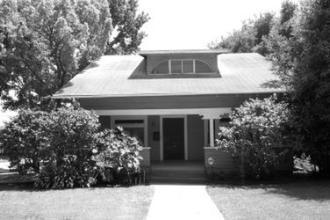
#> input picture models/images/scene_categories/CALsuburb/image_0019.jpg, 330 x 220 px, found by its file name; its folder holds 3 pictures in this run
$ jupyter execute --allow-errors Scene_recognition.ipynb   (shell and % lines are left out)   (Python 2 division)
#> lines starting #> are read from the running program, lines starting #| are printed output that depends on the picture
# Scene Recognition by Combining Local and Global Image Descriptors

**Approach** : We make use of global feature descriptors as well as local feature descriptors simultaneously to represent each image, to improve recognition accuracy. Our basic steps are as follows

**1. Feature Extraction** : From each image, we first extract DAISY features [1] corresponding to the keypoints detected from the image. We make use of the skimage library (scikit-image) [2] for feature extraction. Corresponding to each keypoint in the image, there would be a DAISY descriptor with dimensions controlled by the parameters step size (distance between descriptor sampling points) and radius (describing size of the scanning area). We also extract a standard HOG descriptor corresponding to the entire image at a different granularity (by making use of the parameters pixels_per_cell, cells_per_block and orientations), effectively allowing us to choose features at different scales.

**2. Encoding** : We make use of the local DAISY features corresponding to each keypoints, to perform the encoding. We use the standard "bag-of-visual-words" concept here. Concretely, we apply K-means algorithm to quantize DAISY features into 'K' clusters to form "visual words". Thus, K becomes the size of our vocabulary. Corresponding to each image, we construct a histogram with 'K' as the dimensionality, based on this vocabulary.

**3. Pooling** : We make use of a 2-level pooling scheme. From the DAISY features, we construct a histogram by representing frequency of each visual word in each image. We do this by taking each key point in the image and looking up the cluster_id corresponding to that DAISY descriptor and incrementing the count corresponding to that bin in our histogram. This procedure is effectively a "sum pooling". We do an L2 normalization of the resulting histogram to form a "DAISY histogram feature". For the 2nd level pooling, we take the HOG global descriptor corresponding to each image and do an L2 normalization followed by a concatenation with the corresponding DAISY histogram feature.

**4. Classification** : We make use of the standard SVM classifier with various kernels. We utilize the sckit-learn (sklearn) library [3] for the SVM implementations. We do cross-validation by randomly splitting the dataset into a training and testing set. We construct the "visual vocabulary" as well as training feature vectors from the training split. We report the overall accuracy, confusion-matrix as well as standard information-retrieval statistics such as Precision, Recall and F-measure.

#### REFERENCES ########

[1] Tola, Engin, Vincent Lepetit, and Pascal Fua. "A fast local descriptor for dense matching." Computer Vision and Pattern Recognition, 2008. CVPR 2008. IEEE Conference on. IEEE, 2008.

[2] Van der Walt, Stefan, et al. "scikit-image: image processing in Python." PeerJ 2 (2014): e453.

[3] Pedregosa, Fabian, et al. "Scikit-learn: Machine learning in Python." Journal of Machine Learning Research 12.Oct (2011): 2825-2830.

In case if you find our code to be helpful, please consider citing our paper http://arxiv.org/abs/1702.06850. Wilson, J., Arif, M. (2017). Scene Recognition by Combining Local and Global Image Descriptors. arXiv preprint arXiv:1702.06850.

[cell 1]
### import required libraries ###
### file/folder manipulation ###
from urllib.request import urlretrieve
from os import listdir
from os.path import isfile, join, exists
from zipfile import ZipFile
##for random split of dataset into a training set and a test set ###
from sklearn.model_selection import train_test_split
## image processing routines for feature extraction/transformation##
from skimage.feature import daisy,hog
from skimage import io
from skimage.color import rgb2gray
import skimage
import numpy as np
import pandas as pd
from tqdm import tqdm
import matplotlib.pyplot as plt

from sklearn.cluster import KMeans
from sklearn.cluster import MiniBatchKMeans
from sklearn import svm

from sklearn import metrics
from sklearn.metrics import accuracy_score
from sklearn.metrics import confusion_matrix
from sklearn.metrics import classification_report

import matplotlib.pyplot as plt

#### Download Dataset

[cell 2]
import os
import zipfile

zip_path = "/content/scene_categories.zip"  # Update the path if needed
extract_path = "/content/scene_categories"

# Check if the folder already exists
if not os.path.exists(extract_path):
    print("Extracting scene_categories.zip...")

    with zipfile.ZipFile(zip_path, "r") as zip_ref:
        zip_ref.extractall(extract_path)

    print("Extraction complete!")
else:
    print("Dataset already extracted.")

#### Get all the filenames (including the full path) in a folder as a list.

[cell 3]
import os

def get_filenames(path):
    """Returns a list of file paths in the given directory."""
    return [os.path.join(path, f) for f in os.listdir(path) if os.path.isfile(os.path.join(path, f))]

#> (a cell that did not finish here is left out)

#### Function to extract daisy features as well as hog features from an image

[cell 5]
def extract_daisy_and_hog_features_from_image(
    file_path,
    daisy_step_size=32,
    daisy_radius=32,
    hog_pixels_per_cell=16,
    hog_cells_per_block=1
):
    """Extracts DAISY and HOG features from an image."""

    # Read the image
    img = io.imread(file_path)

    # Convert to grayscale only if it has 3 channels (RGB)
    if len(img.shape) == 3:
        img = rgb2gray(img)

    # Resize the image to a standard size
    img = skimage.transform.resize(img, (300, 250))

    # Extract DAISY features
    descs = daisy(
        img, step=daisy_step_size, radius=daisy_radius, rings=2,
        histograms=8, orientations=8, visualize=False
    )

    # Reshape DAISY descriptors
    descs_num = descs.shape[0] * descs.shape[1]
    daisy_descriptors = descs.reshape(descs_num, descs.shape[2])

    # Extract HOG features
    hog_descriptor = hog(
        img, orientations=8, pixels_per_cell=(hog_pixels_per_cell, hog_pixels_per_cell),
        cells_per_block=(hog_cells_per_block, hog_cells_per_block),
        visualize=False, feature_vector=True
    )

    return daisy_descriptors, hog_descriptor

[cell 6]
from skimage.io import imread
def plot_file(fname):
    """Reads an image file and plots it in grayscale."""
    img_data = imread(fname)

    # Convert to grayscale only if the image has 3 channels (RGB)
    if len(img_data.shape) == 3:
        img_data = rgb2gray(img_data)

    plt.imshow(img_data, cmap='Greys_r')
    plt.axis("off")  # Hide axis for a cleaner look
    plt.show()

[cell 7]
base_path = "/content/scene_categories"

# Correct file path
fname = os.path.join(base_path, "/content/scene_categories/kitchen/image_0001.jpg")

# Plot the image (fixed function)
#> (the rest of this cell did not finish here and is left out)

[cell 8]
img_width = 300
#> img_width = 300
img_height = 250
hog_pixels_per_cell = 16
orientations = 8

print("HOG vector size =", (img_width // hog_pixels_per_cell) * (img_height // hog_pixels_per_cell) * orientations)
#| HOG vector size = 2160

#### Load file names corresponding to each scene category into lists

[cell 9]
category_names = [d for d in os.listdir(base_path) if os.path.isdir(os.path.join(base_path, d))]
# Print category names with their assigned numeric labels
for i, category in enumerate(category_names):
    print(category, "=", i)

print("Total categories:", len(category_names))
# Initialize lists to store image file paths and labels
dataset_filenames = []
dataset_labels = []

# Loop through each category (folder)
for category in category_names:
    category_path = os.path.join(base_path, category)  # Correct path joining
    category_filenames = get_filenames(category_path)  # Get all file paths in that category

    # Assign a label (index of the category in category_names)
    category_labels = np.ones(len(category_filenames)) * category_names.index(category)
    category_labels = category_labels.astype(int)  # Convert labels to integers

    # Add filenames and labels to the dataset lists
    dataset_filenames.extend(category_filenames)
    dataset_labels.extend(category_labels)
#> pass 2 of the loop `for category in category_names:`:

[cell 10]
print ("total dataset size:",len(dataset_filenames))

#### Split into training files and testing files

[cell 11]
train_filenames,test_filenames,train_labels,test_labels=train_test_split(dataset_filenames,dataset_labels,test_size=0.6,random_state=42)
print ('total files in training split:',len(train_filenames))
print ('total files in testing split:',len(test_filenames))

#### Extract features from training datasplit for downstream processing, takes aprox 12 mins for a standard laptop

[cell 12]
training_data_feature_map={} ##map to store daisy feature as well as hog feature for all training datapoints
daisy_descriptor_list=[] ##list to store all daisy descriptors to form our visual vocabulary by clustering
counter=0
for fname in tqdm(train_filenames):
    daisy_features,hog_feature=extract_daisy_and_hog_features_from_image(fname,daisy_step_size=8,daisy_radius=8)
#> in extract_daisy_and_hog_features_from_image, img is the input picture: shape (220, 330); min 0, max 255, mean 127.3
#> in extract_daisy_and_hog_features_from_image, `img = skimage.transform.resize(img, (300, 250))`:
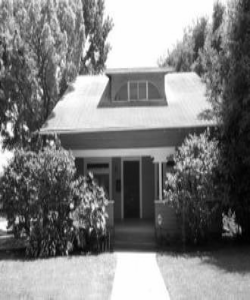
#> img: shape (300, 250) float64; min 0.00245, max 1, mean 0.499
#> in extract_daisy_and_hog_features_from_image, `daisy_descriptors = descs.reshape(descs_num, descs.shape[2])`:
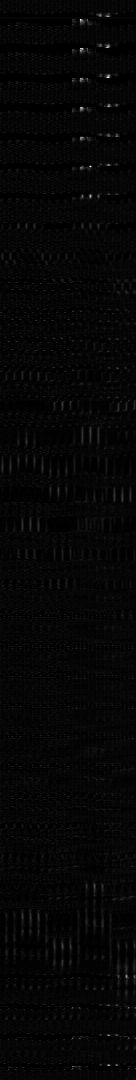
#> daisy_descriptors: shape (1080, 136) float64; min 4.63e-11, max 0.294, mean 0.00735; drawn with min black and max white
#> in extract_daisy_and_hog_features_from_image, `hog_descriptor = hog( img, orientations=8, pixels_per_cell=(hog_pixels..`: hog_descriptor = 2160 values, max 1 at index 204, min 0 at index 57, mean 0.321
#> hog_feature has the same summary as hog_descriptor in extract_daisy_and_hog_features_from_image
    ###extract DAISY features and HOG features from the image and save in a map###
    training_data_feature_map[fname]=[daisy_features,hog_feature]
    daisy_descriptor_list=daisy_descriptor_list+list(daisy_features)
#> daisy_descriptor_list = 1080 items

[cell 13]
print ("Total daisy descriptors:",len(daisy_descriptor_list))
#| Total daisy descriptors: 1080

#### Now to form "visual-words", we cluster DAISY features to form a vocabulary, we form a histogram feature (daisy histogram) corresponding to each feature of 'number_of_clusters' dimensions
input: list of DAISY features and number of clusters

output: a trained cluster model which will allow to get the cluster id corresponding to any input daisy feature

[cell 14]
def cluster_daisy_features(daisy_feature_list, number_of_clusters):
    """Clusters DAISY feature descriptors using MiniBatchKMeans."""
    km = MiniBatchKMeans(n_clusters=number_of_clusters, batch_size=number_of_clusters * 10, random_state=42)
    km.fit(daisy_feature_list)
    return km

[cell 15]
### hide warnings ##
import warnings
warnings.filterwarnings('ignore')

#### Number of clusters is set as 600#,takes aprox 10 mins to run on standard laptop

[cell 16]
daisy_cluster_model=cluster_daisy_features(daisy_descriptor_list,600)
daisy_cluster_model.n_clusters
#> Out = 600

#### Function to extract hybrid feature from images by pooling daisy histogram and hog descriptor after individual

[cell 17]
def extract_daisy_hog_hybrid_feature_from_image(fname,daisy_cluster_model):
    #incase if we have encountered the file during training, the daisy and hog features would already have been computed
    if fname in training_data_feature_map:
        daisy_features=training_data_feature_map[fname][0]
        hog_feature=training_data_feature_map[fname][1]
#> hog_feature has the same summary as hog_descriptor in extract_daisy_and_hog_features_from_image
    else:
        daisy_features,hog_feature=extract_daisy_and_hog_features_from_image(fname,daisy_step_size=8,daisy_radius=8)

    ##find to which clusters each daisy feature belongs
    img_clusters=daisy_cluster_model.predict(daisy_features)
#> img_clusters = 1080 values, max 599 at index 552, min 0 at index 912, mean 289
    cluster_freq_counts=pd.DataFrame(img_clusters,columns=['cnt'])['cnt'].value_counts()
    bovw_vector=np.zeros(daisy_cluster_model.n_clusters) ##feature vector of size as the total number of clusters
    for key in cluster_freq_counts.keys():
        bovw_vector[key]=cluster_freq_counts[key]
#> this loop made 584 passes
#> key on passes 1 to 3: 138, 454, 288
#> after the loop, bovw_vector = 600 values, max 19 at index 138, min 0 at index 50, mean 1.8

    bovw_feature=bovw_vector/np.linalg.norm(bovw_vector)
#> bovw_feature = 600 values, max 0.307 at index 138, min 0 at index 50, mean 0.029
    hog_feature=hog_feature/np.linalg.norm(hog_feature)
#> hog_feature = 2160 values, max 0.0617 at index 204, min 0 at index 57, mean 0.0198
    return list(bovw_feature)+list(hog_feature)

#### Training data feature extraction

[cell 18]
XTRAIN=[]
YTRAIN=[]
for i in tqdm(range(len(train_filenames))):
    XTRAIN.append(extract_daisy_hog_hybrid_feature_from_image(train_filenames[i],daisy_cluster_model))
    YTRAIN.append(train_labels[i])

#### Train an SVM classifier and get accuracy report

[cell 19]
hybrid_classifier=svm.SVC(C=10**1.6794140624999994, gamma=10**-0.1630955304365928, decision_function_shape='ovo') #cross-validated hyper-parameters
#> (the rest of this cell did not finish here and is left out)

#> (a cell that did not finish here is left out)

[cell 21]
### show a sample classification on external file ###
external_file_name="/content/WhatsApp Image 2025-02-24 at 2.34.29 PM.jpeg"
#> (the rest of this cell did not finish here and is left out)

[cell 22]
### testing data feature extraction ###, do only for 200 instances if a quick test is required
XTEST=[]
#> XTEST = []
YTEST=[]
for i in tqdm(range(len(test_filenames))):
    XTEST.append(extract_daisy_hog_hybrid_feature_from_image(test_filenames[i],daisy_cluster_model))
#> call 2 of extract_daisy_and_hog_features_from_image, with daisy_step_size = 8, daisy_radius = 8, hog_pixels_per_cell = 16, hog_cells_per_block = 1
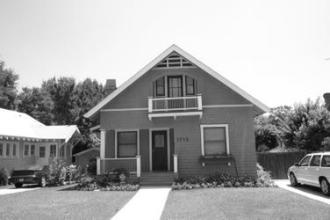
#> input picture models/images/scene_categories/CALsuburb/image_0017.jpg, 330 x 220 px, found by its file name
#> in extract_daisy_and_hog_features_from_image, img is the input picture: shape (220, 330); min 1, max 255, mean 166.1
#> in extract_daisy_and_hog_features_from_image (call 2), `img = skimage.transform.resize(img, (300, 250))`:
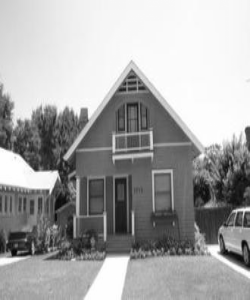
#> img: shape (300, 250) float64; min 0.0133, max 1, mean 0.651
#> in extract_daisy_and_hog_features_from_image (call 2), `daisy_descriptors = descs.reshape(descs_num, descs.shape[2])`:
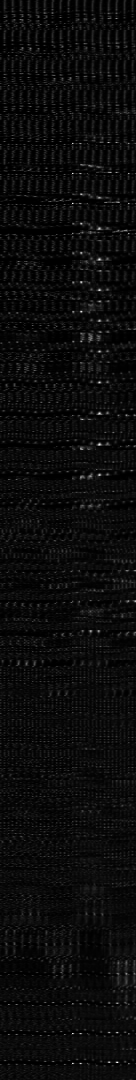
#> daisy_descriptors: shape (1080, 136) float64; min 1.29e-10, max 0.155, mean 0.00735; drawn with min black and max white
#> in extract_daisy_and_hog_features_from_image (call 2), `hog_descriptor = hog( img, orientations=8, pixels_per_cell=(hog_pixels..`: hog_descriptor = 2160 values, max 0.917 at index 2096, min 0 at index 13, mean 0.309
#> the loop in extract_daisy_hog_hybrid_feature_from_image (call 2), `for key in cluster_freq_counts.keys():` made 342 passes
#> key on passes 1 to 3: 477, 307, 514
    YTEST.append(test_labels[i])
#> pass 2 of the loop `for i in tqdm(range(len(test_filenames))):`:
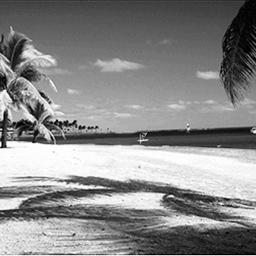
#> input picture models/images/scene_categories/MITcoast/image_0020.jpg, 256 x 256 px, found by its file name
#> in extract_daisy_and_hog_features_from_image, img is the input picture: shape (256, 256); min 0, max 255, mean 136.2
#> in extract_daisy_and_hog_features_from_image (call 3), `img = skimage.transform.resize(img, (300, 250))`:
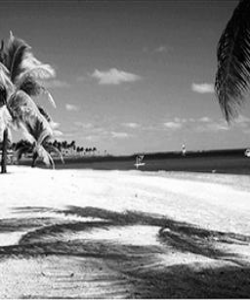
#> img: shape (300, 250) float64; min 7.84e-05, max 1, mean 0.534
#> in extract_daisy_and_hog_features_from_image (call 3), `daisy_descriptors = descs.reshape(descs_num, descs.shape[2])`:
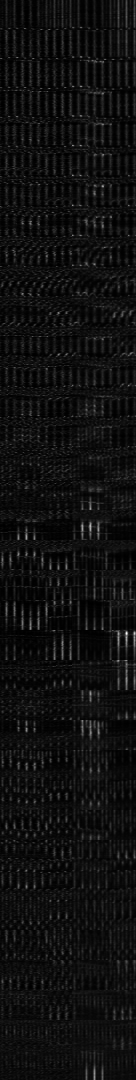
#> daisy_descriptors: shape (1080, 136) float64; min 0.000124, max 0.113, mean 0.00735; drawn with min black and max white
#> hog_descriptor = 2160 values, max 0.715 at index 1195, min 0.00269 at index 1199, mean 0.326
#> pass 3 of the loop `for i in tqdm(range(len(test_filenames))):`:
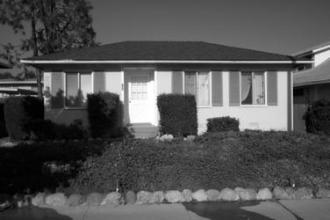
#> input picture models/images/scene_categories/CALsuburb/image_0007.jpg, 330 x 220 px, found by its file name
#> in extract_daisy_and_hog_features_from_image, img is the input picture: shape (220, 330); min 0, max 255, mean 82.5
#> in extract_daisy_and_hog_features_from_image (call 4), `img = skimage.transform.resize(img, (300, 250))`:
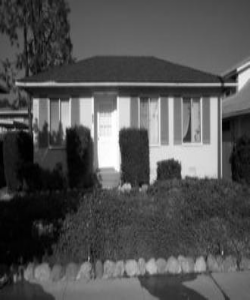
#> img: shape (300, 250) float64; min 0, max 1, mean 0.324
#> in extract_daisy_and_hog_features_from_image (call 4), `daisy_descriptors = descs.reshape(descs_num, descs.shape[2])`:
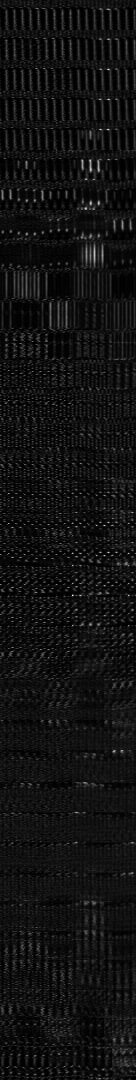
#> daisy_descriptors: shape (1080, 136) float64; min 5.43e-05, max 0.101, mean 0.00735; drawn with min black and max white
#> hog_descriptor = 2160 values, max 0.831 at index 927, min 0 at index 45, mean 0.32

[cell 23]
print ("Hybrid Classifier Mertics")
print ("No. of test instances:",len(XTEST),len(YTEST))
#| ('No. of test instances:', 3, 3)
### Accuracy Report ###
#> (the rest of this cell did not finish here and is left out)

### Linear Classifier Tests:

[cell 24]
#### TRAIN A linear SVM CLASSIFIER and GET ACCURACY REPORT ###
hybrid_classifier=svm.LinearSVC()
#> (the rest of this cell did not finish here and is left out)

[cell 25]
print 'Hybrid Classifier Mertics - Linear SVM'
print 'No. of test instances:',len(XTEST),len(YTEST)
#| No. of test instances: 3 3
### Accuracy Report ###
#> (the rest of this cell did not finish here and is left out)

### HOG only Tests:

[cell 26]
XTRAIN_HOG=[]
for X in XTRAIN:
    XTRAIN_HOG.append(X[daisy_cluster_model.n_clusters:])
#> this loop made 1 pass
#> after the loop, XTRAIN_HOG = 1 item

[cell 27]
XTEST_HOG=[]
for X in XTEST:
    XTEST_HOG.append(X[daisy_cluster_model.n_clusters:])
#> this loop made 3 passes
#> after the loop, XTEST_HOG = 3 items

[cell 28]
#### TRAIN HOG only CLASSIFIER and GET ACCURACY REPORT ###
hogclassifier=svm.LinearSVC()
#> (the rest of this cell did not finish here and is left out)

[cell 29]
print 'HOG Only Classifier Mertics'
print 'No. of test instances:',len(XTEST_HOG),len(YTEST)
#| No. of test instances: 3 3
### Accuracy Report ###
#> (the rest of this cell did not finish here and is left out)

### DAISY only Tests:

[cell 30]
XTRAIN_DAISY=[]
for X in XTRAIN:
    XTRAIN_DAISY.append(X[:daisy_cluster_model.n_clusters])
#> after the loop, XTRAIN_DAISY = 1 item

[cell 31]
XTEST_DAISY=[]
for X in XTEST:
    XTEST_DAISY.append(X[:daisy_cluster_model.n_clusters])
#> after the loop, XTEST_DAISY = 3 items

[cell 32]
#### TRAIN DAISY only CLASSIFIER and GET ACCURACY REPORT ###
daisyclassifier=svm.LinearSVC()
#> (the rest of this cell did not finish here and is left out)

[cell 33]
print 'HOG Only Classifier Mertics'
print 'No. of test instances:',len(XTEST_DAISY),len(YTEST)
#| No. of test instances: 3 3
### Accuracy Report ###
#> (the rest of this cell did not finish here and is left out)
